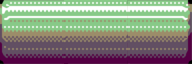

This is a level from a 2D game, rendered from its Tiled map with the project's own tilesets. A one-line summary and the complete map file follow:
An orthogonal 3x1 tile map with 64x64 px tiles, 1 tile layer (Tile Layer 1).

<map version="1.10" tiledversion="1.11.0" orientation="orthogonal" renderorder="right-down" width="3" height="1" tilewidth="64" tileheight="64" infinite="0" nextlayerid="2" nextobjectid="1">
 <tileset firstgid="1" source="sci-fi-tileset-yellow.tsx" />
 <layer id="1" name="Tile Layer 1" width="3" height="1">
  <data encoding="csv">
17,1,18
</data>
 </layer>
</map>
